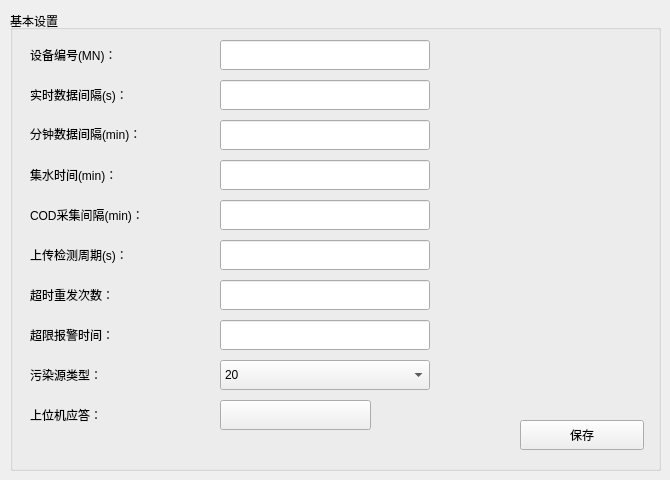
    <widget class="QWidget" name="page">
     <widget class="QGroupBox" name="gbox_general">
      <property name="geometry">
       <rect>
        <x>10</x>
        <y>10</y>
        <width>651</width>
        <height>461</height>
       </rect>
      </property>
      <property name="layoutDirection">
       <enum>Qt::LeftToRight</enum>
      </property>
      <property name="autoFillBackground">
       <bool>false</bool>
      </property>
      <property name="title">
       <string>基本设置</string>
      </property>
      <property name="alignment">
       <set>Qt::AlignLeading|Qt::AlignLeft|Qt::AlignVCenter</set>
      </property>
      <property name="flat">
       <bool>false</bool>
      </property>
      <property name="checkable">
       <bool>false</bool>
      </property>
      <widget class="QLabel" name="label">
       <property name="geometry">
        <rect>
         <x>20</x>
         <y>30</y>
         <width>180</width>
         <height>30</height>
        </rect>
       </property>
       <property name="text">
        <string>设备编号(MN)：</string>
       </property>
       <property name="buddy">
        <cstring>txtMN</cstring>
       </property>
      </widget>
      <widget class="QLabel" name="label_2">
       <property name="geometry">
        <rect>
         <x>20</x>
         <y>350</y>
         <width>180</width>
         <height>30</height>
        </rect>
       </property>
       <property name="text">
        <string>污染源类型：</string>
       </property>
       <property name="buddy">
        <cstring>comboBoxStType</cstring>
       </property>
      </widget>
      <widget class="QLabel" name="label_3">
       <property name="geometry">
        <rect>
         <x>20</x>
         <y>70</y>
         <width>180</width>
         <height>30</height>
        </rect>
       </property>
       <property name="text">
        <string>实时数据间隔(s)：</string>
       </property>
       <property name="buddy">
        <cstring>txtRtdInterval</cstring>
       </property>
      </widget>
      <widget class="QLabel" name="label_6">
       <property name="geometry">
        <rect>
         <x>20</x>
         <y>109</y>
         <width>180</width>
         <height>30</height>
        </rect>
       </property>
       <property name="text">
        <string>分钟数据间隔(min)：</string>
       </property>
       <property name="buddy">
        <cstring>txtMinInterval</cstring>
       </property>
      </widget>
      <widget class="QLabel" name="label_8">
       <property name="geometry">
        <rect>
         <x>20</x>
         <y>150</y>
         <width>180</width>
         <height>30</height>
        </rect>
       </property>
       <property name="text">
        <string>集水时间(min)：</string>
       </property>
       <property name="buddy">
        <cstring>txtcathmentime</cstring>
       </property>
      </widget>
      <widget class="QLabel" name="label_9">
       <property name="geometry">
        <rect>
         <x>20</x>
         <y>190</y>
         <width>180</width>
         <height>30</height>
        </rect>
       </property>
       <property name="text">
        <string>COD采集间隔(min)：</string>
       </property>
       <property name="buddy">
        <cstring>txtCODinterval</cstring>
       </property>
      </widget>
      <widget class="QLineEdit" name="txtMN">
       <property name="geometry">
        <rect>
         <x>210</x>
         <y>30</y>
         <width>210</width>
         <height>30</height>
        </rect>
       </property>
      </widget>
      <widget class="QComboBox" name="comboBoxStType">
       <property name="geometry">
        <rect>
         <x>210</x>
         <y>350</y>
         <width>210</width>
         <height>30</height>
        </rect>
       </property>
       <property name="currentIndex">
        <number>0</number>
       </property>
       <item>
        <property name="text">
         <string>20</string>
        </property>
       </item>
       <item>
        <property name="text">
         <string>31</string>
        </property>
       </item>
       <item>
        <property name="text">
         <string>32</string>
        </property>
       </item>
       <item>
        <property name="text">
         <string>33</string>
        </property>
       </item>
       <item>
        <property name="text">
         <string>34</string>
        </property>
       </item>
       <item>
        <property name="text">
         <string>35</string>
        </property>
       </item>
       <item>
        <property name="text">
         <string>36</string>
        </property>
       </item>
       <item>
        <property name="text">
         <string>37</string>
        </property>
       </item>
       <item>
        <property name="text">
         <string>38</string>
        </property>
       </item>
       <item>
        <property name="text">
         <string>21</string>
        </property>
       </item>
       <item>
        <property name="text">
         <string>22</string>
        </property>
       </item>
       <item>
        <property name="text">
         <string>23</string>
        </property>
       </item>
       <item>
        <property name="text">
         <string>41</string>
        </property>
       </item>
      </widget>
      <widget class="QLineEdit" name="txtRtdInterval">
       <property name="geometry">
        <rect>
         <x>210</x>
         <y>70</y>
         <width>210</width>
         <height>30</height>
        </rect>
       </property>
      </widget>
      <widget class="QLineEdit" name="txtMinInterval">
       <property name="geometry">
        <rect>
         <x>210</x>
         <y>110</y>
         <width>210</width>
         <height>30</height>
        </rect>
       </property>
      </widget>
      <widget class="QLineEdit" name="txtcathmentime">
       <property name="geometry">
        <rect>
         <x>210</x>
         <y>150</y>
         <width>210</width>
         <height>30</height>
        </rect>
       </property>
      </widget>
      <widget class="QLineEdit" name="txtCODinterval">
       <property name="geometry">
        <rect>
         <x>210</x>
         <y>190</y>
         <width>210</width>
         <height>30</height>
        </rect>
       </property>
      </widget>
      <widget class="QLabel" name="label_7">
       <property name="geometry">
        <rect>
         <x>20</x>
         <y>230</y>
         <width>180</width>
         <height>30</height>
        </rect>
       </property>
       <property name="text">
        <string>上传检测周期(s)：</string>
       </property>
       <property name="buddy">
        <cstring>txtOverTime</cstring>
       </property>
      </widget>
      <widget class="QLabel" name="label_12">
       <property name="geometry">
        <rect>
         <x>20</x>
         <y>270</y>
         <width>180</width>
         <height>30</height>
        </rect>
       </property>
       <property name="text">
        <string>超时重发次数：</string>
       </property>
       <property name="buddy">
        <cstring>txtReCount</cstring>
       </property>
      </widget>
      <widget class="QLabel" name="label_13">
       <property name="geometry">
        <rect>
         <x>20</x>
         <y>310</y>
         <width>180</width>
         <height>30</height>
        </rect>
       </property>
       <property name="text">
        <string>超限报警时间：</string>
       </property>
       <property name="buddy">
        <cstring>txtAlarmTime</cstring>
       </property>
      </widget>
      <widget class="QLineEdit" name="txtOverTime">
       <property name="geometry">
        <rect>
         <x>210</x>
         <y>230</y>
         <width>210</width>
         <height>30</height>
        </rect>
       </property>
      </widget>
      <widget class="QLineEdit" name="txtReCount">
       <property name="geometry">
        <rect>
         <x>210</x>
         <y>270</y>
         <width>210</width>
         <height>30</height>
        </rect>
       </property>
      </widget>
      <widget class="QLineEdit" name="txtAlarmTime">
       <property name="geometry">
        <rect>
         <x>210</x>
         <y>310</y>
         <width>210</width>
         <height>30</height>
        </rect>
       </property>
      </widget>
      <widget class="QPushButton" name="btn_SaveGeneral">
       <property name="geometry">
        <rect>
         <x>510</x>
         <y>410</y>
         <width>124</width>
         <height>30</height>
        </rect>
       </property>
       <property name="text">
        <string>保存</string>
       </property>
       <property name="iconSize">
        <size>
         <width>120</width>
         <height>40</height>
        </size>
       </property>
      </widget>
      <widget class="QLabel" name="label_45">
       <property name="geometry">
        <rect>
         <x>20</x>
         <y>390</y>
         <width>180</width>
         <height>30</height>
        </rect>
       </property>
       <property name="text">
        <string>上位机应答：</string>
       </property>
       <property name="buddy">
        <cstring>btn_RespondOpen</cstring>
       </property>
      </widget>
      <widget class="mySwitchButton" name="btn_RespondOpen">
       <property name="geometry">
        <rect>
         <x>210</x>
         <y>390</y>
         <width>151</width>
         <height>30</height>
        </rect>
       </property>
       <property name="text">
        <string/>
       </property>
      </widget>
     </widget>
    </widget>
